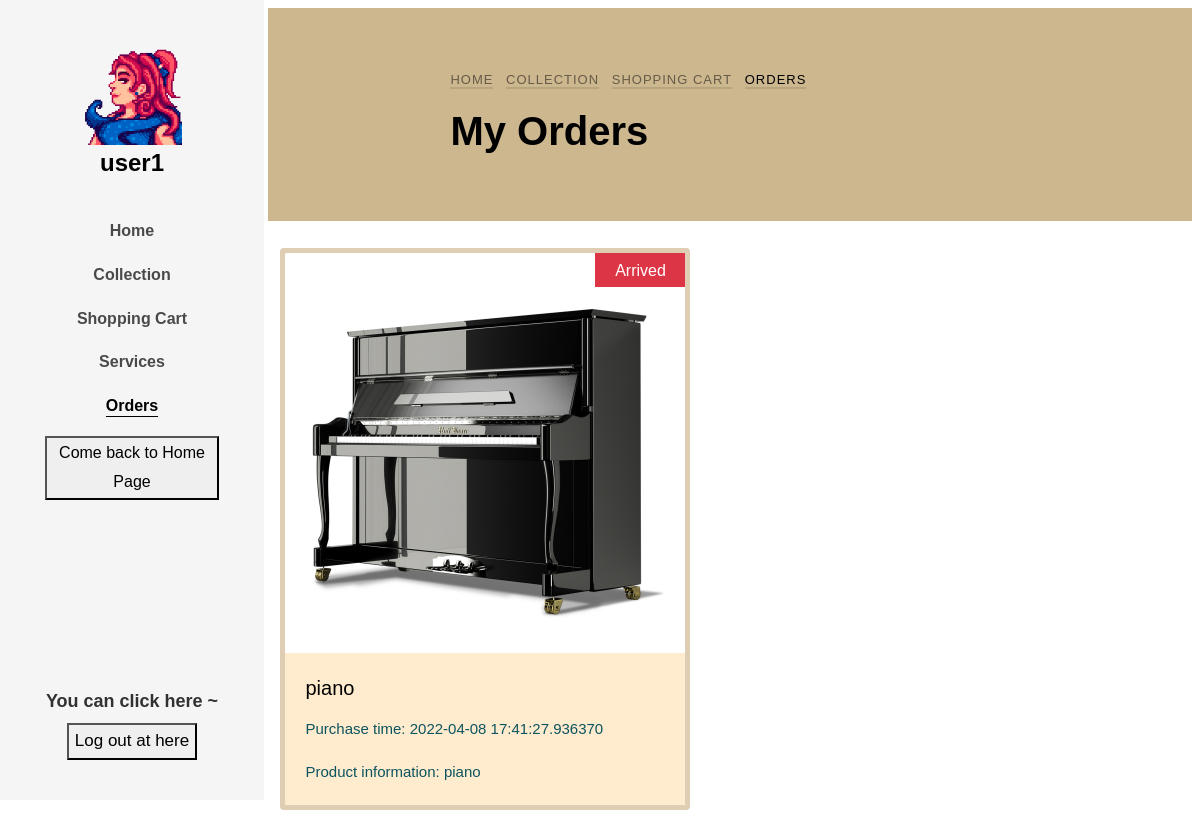
The page /Orders (signed in) on the database as committed earlier.
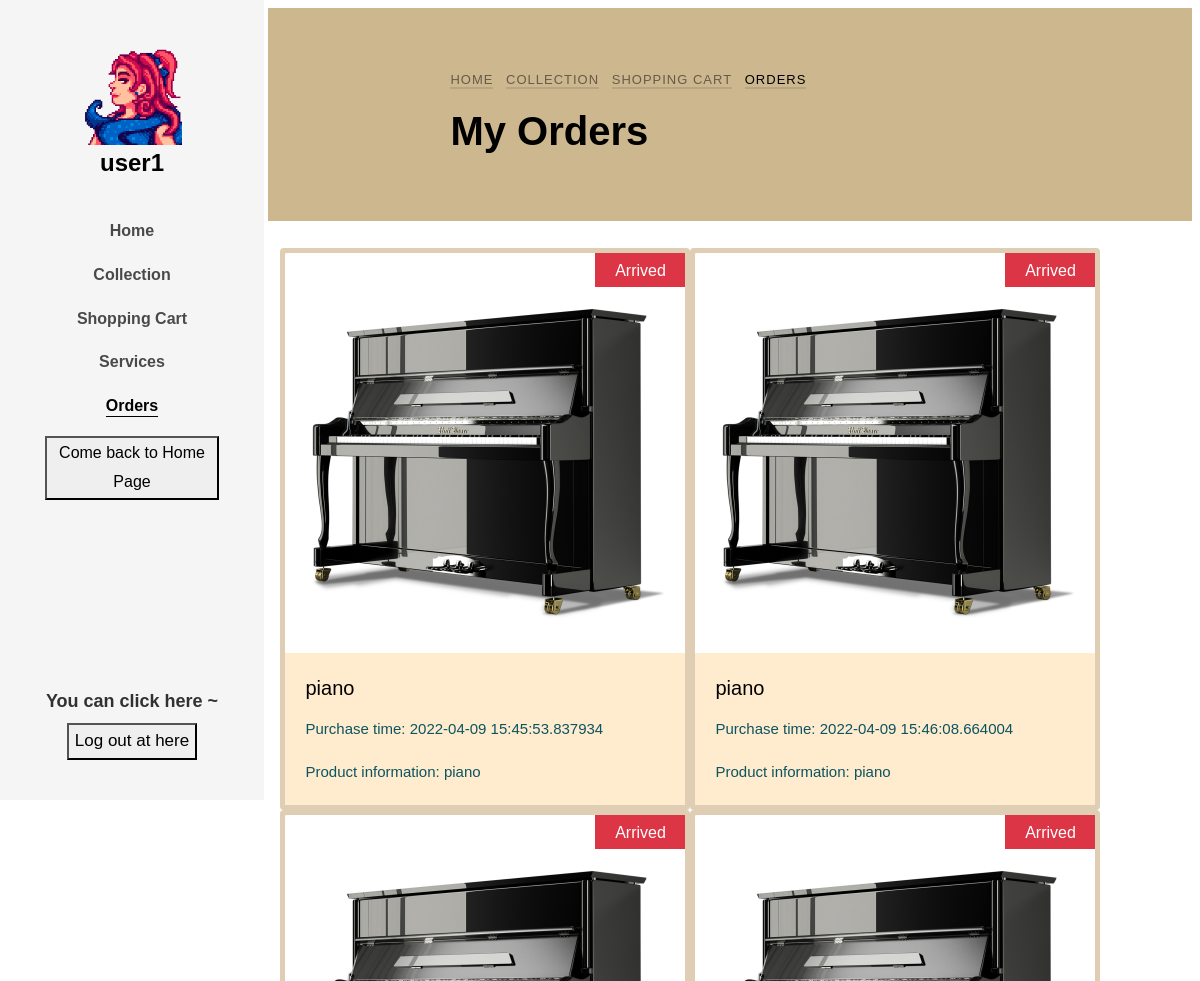
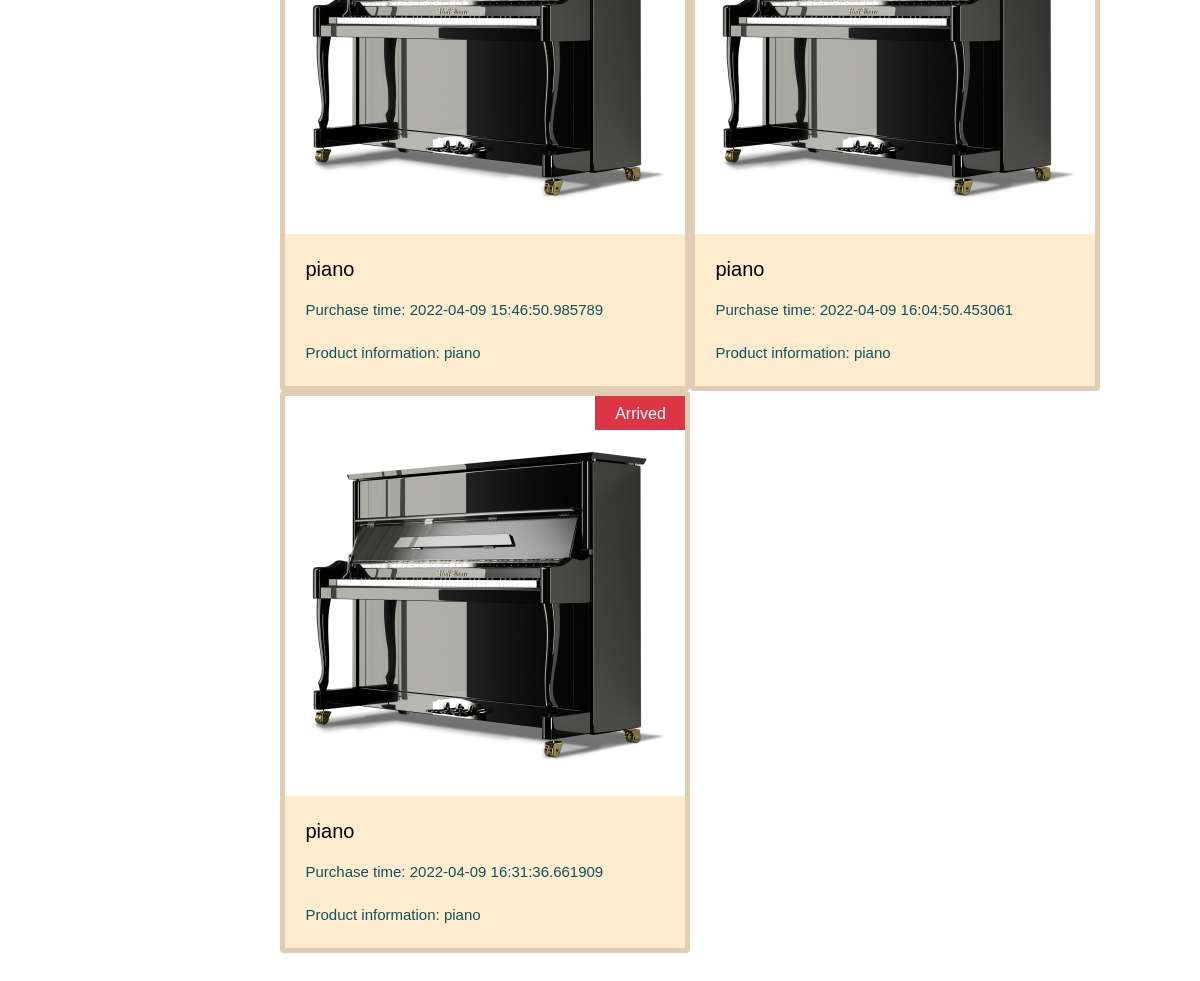
The same page on the database as committed later (2 pictures, top to bottom).
### app/models.py (models this page shows, shortened)
class User(db.Model):
    __tablename__ = "user"
    __table_args__ = {'extend_existing': True}
    id = db.Column(db.Integer, primary_key=True)
    user_name = db.Column(db.String(32), unique=True, nullable=False)
    password_hash = db.Column(db.String(64), nullable=False)
    email = db.Column(db.String(64), nullable=False)
    register_time = db.Column(db.DateTime, default=datetime.now)
    gender = db.Column(db.String(10), nullable=True)
    icon = db.Column(db.String(128), nullable=True)
    introduction = db.Column(db.String(64), nullable=True)
    authority = db.Column(db.Integer, default=0, nullable=False)
    money = db.Column(db.Integer, default=0, nullable=False)

class Order(db.Model):
    __tablename__ = "order"
    __table_args__ = {'extend_existing': True}
    id = db.Column(db.Integer, primary_key=True, autoincrement=True)
    commodity_id = db.Column(db.Integer, db.ForeignKey('commodity.id'))
    user_id = db.Column(db.Integer, db.ForeignKey('user.id'))
    purchase_time = db.Column(db.DateTime, default=datetime.now)
    commodity_num = db.Column(db.Integer, default=0, nullable=False)
    address = db.Column(db.String(64), nullable=False)
    transport = db.Column(db.String(64),nullable=False)
    is_receive = db.Column(db.Boolean, default=False, nullable=False)
    commodity = db.relationship('Commodity', backref=db.backref('Order', lazy='dynamic'))

class Commodity(db.Model):
    __tablename__ = "commodity"
    __table_args__ = {'extend_existing': True}
    id = db.Column(db.Integer, primary_key=True, autoincrement=True)
    commodity_name = db.Column(db.String(32), nullable=False)
    release_time = db.Column(db.DateTime, default=datetime.now)
    cargo_quantity = db.Column(db.Integer, nullable=False)
    pic_path = db.Column(db.String(64), nullable=True)
    price = db.Column(db.Integer, nullable=False)
    introduction = db.Column(db.String(64), nullable=True)
    type = db.Column(db.String(32), nullable=False)
    is_collect = db.Column(db.Boolean, default=False, nullable=False)

### app/routes.py (the view)
@app.route('/Orders')
def Orders():
    user = User.query.filter(User.user_name == session.get('USERNAME')).first()
    user_icon = setIcon()
    orders = Order.query.filter(User.id == session.get('uid'))
    return render_template('order.html', user=user, icon=user_icon, islogin=islogined(), orders=orders)

### app/functions.py (called while the page is built)
def islogined():
    if session.get('USERNAME'):
        return True
    else:
        return False

### app/routes.py (called while the page is built)
def setIcon():
    if islogined():
        user = User.query.filter(User.user_name == session.get('USERNAME')).first()
        user_icon = user.icon
        if user_icon != None:
            icon = user.icon
            user_icon = url_for('static', filename='uploaded_AVA/' + icon)
        else:
            user_icon = 'NULL'
    else:
        user_icon = 'NULL'
    return user_icon

### app/templates/order.html (shortened to what this page needs)
<!DOCTYPE html>
<html lang="en">
<head>
    <link rel="stylesheet" href="../static/css/open-iconic-bootstrap.min.css">
    <link rel="stylesheet" href="../static/css/animate.css">
    <link rel="stylesheet" href="../static/css/owl.carousel.min.css">
    <link rel="stylesheet" href="../static/css/owl.theme.default.min.css">
    <link rel="stylesheet" href="../static/css/magnific-popup.css">
    <link rel="stylesheet" href="../static/css/aos.css">
    <link rel="stylesheet" href="../static/css/ionicons.min.css">
    <link rel="stylesheet" href="../static/css/bootstrap-datepicker.css">
    <link rel="stylesheet" href="../static/css/jquery.timepicker.css">
    <link rel="stylesheet" href="../static/css/flaticon.css">
    <link rel="stylesheet" href="../static/css/icomoon.css">
    <link rel="stylesheet" href="../static/css/style-per.css">
</head>
<body>
<div id="colorlib-page">
    <aside id="colorlib-aside" role="complementary" class="js-fullheight text-center">
        <h1 id="colorlib-logo"><a href="http://127.0.0.1:5000/home">
                <span>
                    {% if icon == "NULL" %}
                        <img src='{{ avatars.default(size='l') }}' alt="" width=100 height=100>
                    {% else %}
                        <img src='{{ icon }}' alt="" width=100 height=100>
                    {% endif %}
                </span><br>{{ user.user_name }}</a>
        </h1>
        <nav id="colorlib-main-menu" role="navigation">
            <ul>
                <li><a href="http://127.0.0.1:5000/home ">Home</a></li>
                <li><a href="http://127.0.0.1:5000/collection">Collection</a></li>
                <li><a href="http://127.0.0.1:5000/ShoppingCart">Shopping Cart</a></li>
                <li><a href="http://127.0.0.1:5000/contact">Services</a></li>
                <li class="colorlib-active"><a href="http://127.0.0.1:5000/Orders">Orders</a></li>
                <li>
                    <button onclick="location.href='http://127.0.0.1:5000/main_page'">Come back to Home Page</button>
                </li>
            </ul>
        </nav>
        <div class="colorlib-footer">
            <h3>You can click here ~</h3>
            <div class="d-flex justify-content-center">
                <form action="#" class="colorlib-subscribe-form">
                    <div class="form-group d-flex">
                        <button onclick="clickToLogout();">Log out at here</button>
                    </div>
                </form>
            </div>
        </div>
    </aside>
    <div id="colorlib-main">
        <section class="ftco-section ftco-bread">
            <div class="container">
                <div class="row no-gutters slider-text justify-content-center align-items-center">
                    <div class="col-md-8 ftco-animate">
                        <p class="breadcrumbs"><span class="mr-2"><a href="http://127.0.0.1:5000/home">Home</a></span>
                            <span class="mr-2"><a href="http://127.0.0.1:5000/collection">Collection</a></span>
                            <span class="mr-2"><a href="http://127.0.0.1:5000/ShoppingCart">Shopping Cart</a></span>
                            <span>Orders</span></p>
                        <h1 class="bread">My Orders</h1>
                    </div>
                </div>
            </div>
        </section>
        <section class="ftco-section-3">
            <div class="photograhy">
                <div class="row">
                    {% for order in orders %}
                        <div class="card">
                            <a href="singleOrder/{{ order.id }}">
                                <img class="card-img-top" src="{{ order.commodity.pic_path }}" alt="Card image cap"
                                     height="400px"></a>
                            {% if order.is_receive %}
                                <span class="product-new-top"
                                      style="background: #28a745"
                                >received</span>
                            {% else %}
                                <span class="product-new-top"
                                      style="background: #dc3545"
                                >Arrived</span>
                            {% endif %}
                            <div class="card-body">
                                <h5 class="card-title"><a
                                        href="singleOrder/{{ order.id }}">{{ order.commodity.commodity_name }} </a></h5>
                                <p class="card-text">Purchase time: {{ order.purchase_time }}</p>
                                <p class="card-text">Product information: {{ order.commodity.introduction }}</p>
                            </div>
                        </div>
                    {% endfor %}
                </div>
            </div>
        </section>
    </div>
</div>
</body>
</html>

Rows that differ between the two databases and show on the page:
changed Order (number 1 of 5 on the later page): purchase_time "2022-04-08 17:41:27.936370" → "2022-04-09 15:45:53.837934"
added Order: commodity.pic_path (picture), is_receive "Arrived", commodity.commodity_name "piano", purchase_time "2022-04-09 15:46:08.664004", commodity.introduction "piano"
added Order: commodity.pic_path (picture), is_receive "Arrived", commodity.commodity_name "piano", purchase_time "2022-04-09 15:46:50.985789", commodity.introduction "piano"
added Order: commodity.pic_path (picture), is_receive "Arrived", commodity.commodity_name "piano", purchase_time "2022-04-09 16:04:50.453061", commodity.introduction "piano"
added Order: commodity.pic_path (picture), is_receive "Arrived", commodity.commodity_name "piano", purchase_time "2022-04-09 16:31:36.661909", commodity.introduction "piano"
